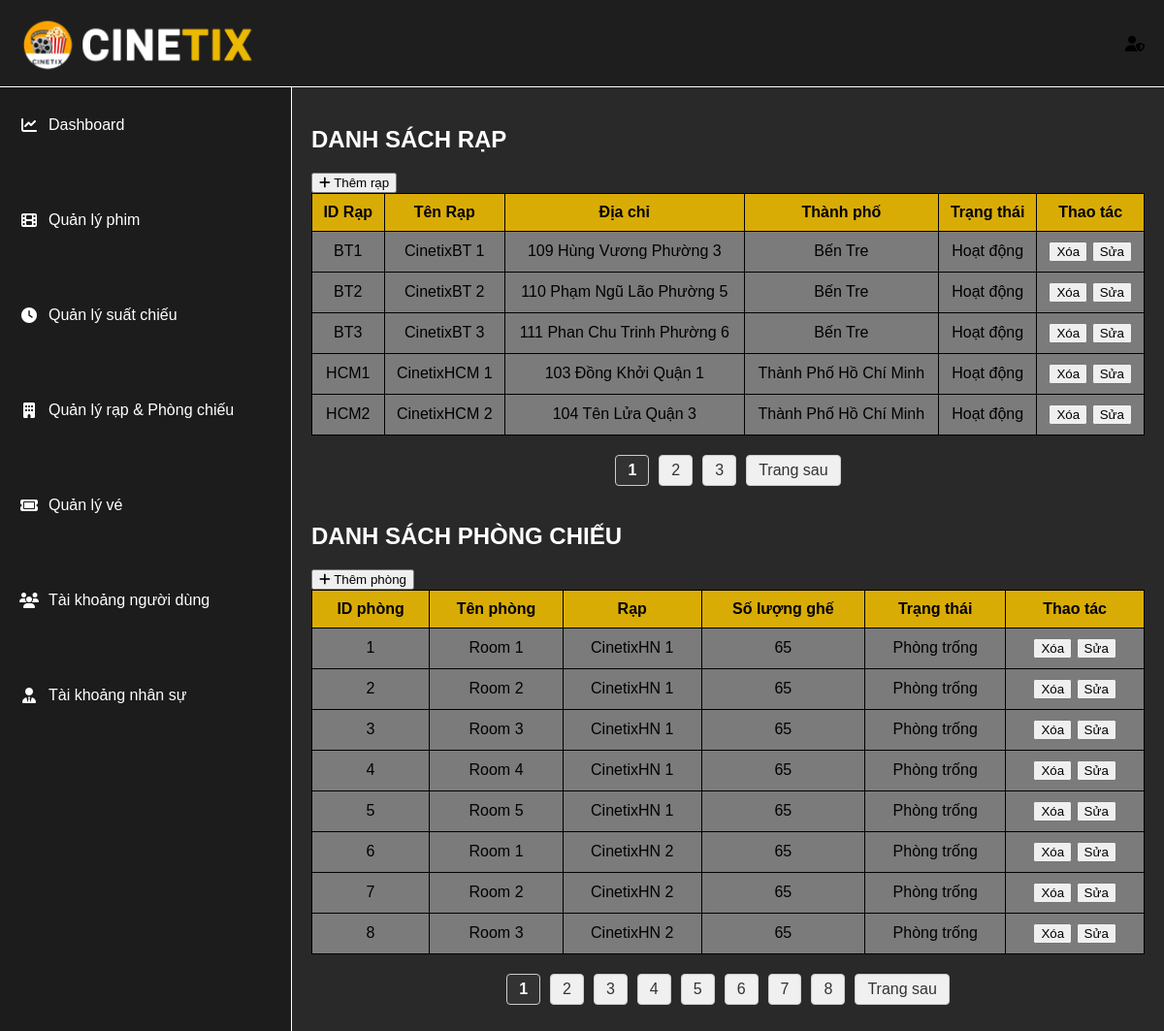
Before: /admin/quanlyrapPC.php with the older database file.
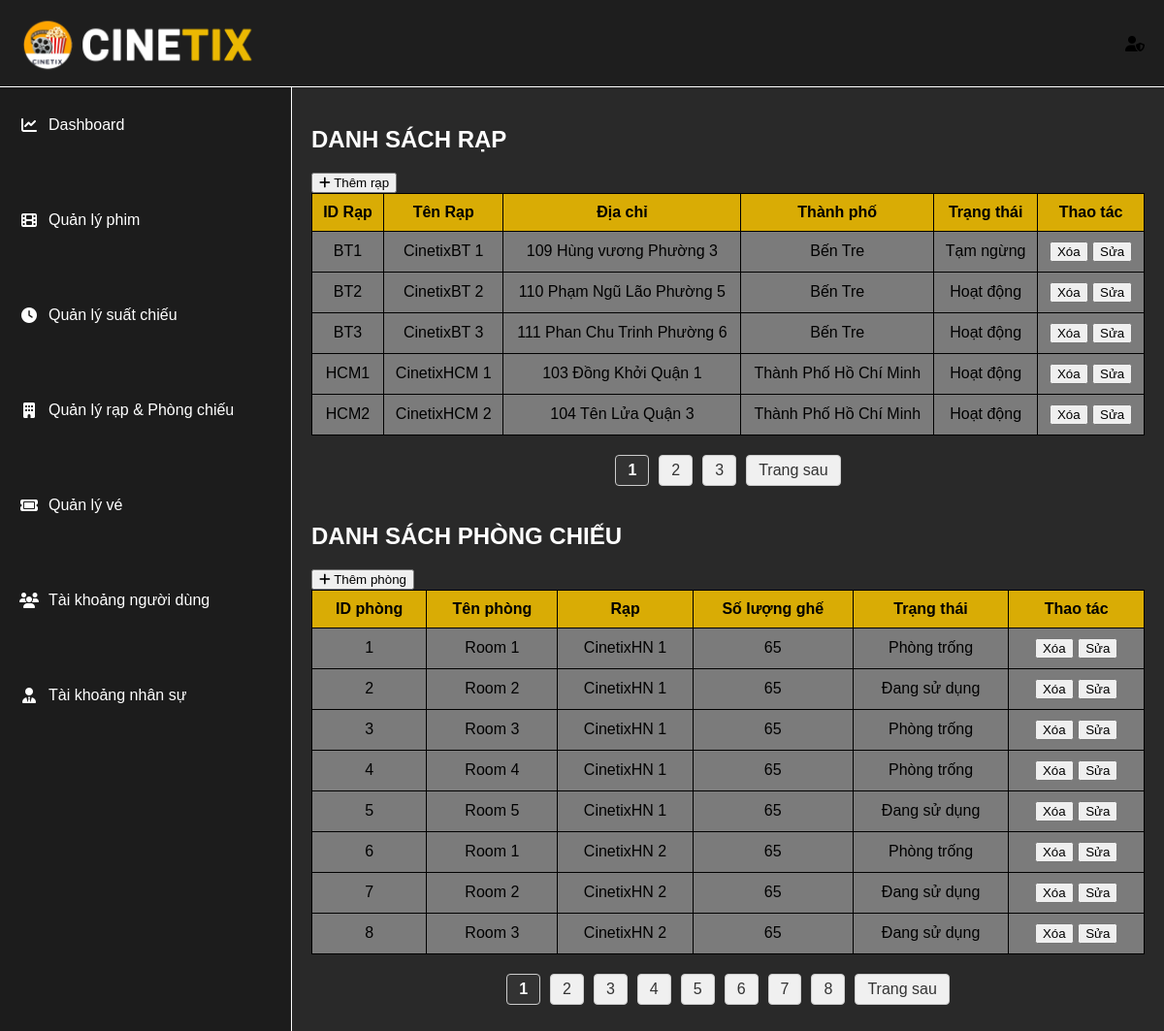
After: the same page with the newer database file.
### tables this page shows
CREATE TABLE cinemas (
    id VARCHAR (100) PRIMARY KEY,
    ci_name VARCHAR(100) NOT NULL,
    address VARCHAR(255),
    city VARCHAR(100),
    hotline VARCHAR(20),
    email_ci VARCHAR(100),
    ci_status ENUM('Hoạt động','Tạm ngừng') default 'Hoạt động'
    );

CREATE TABLE rooms (
    id  INT AUTO_INCREMENT PRIMARY KEY,
    cinema_id VARCHAR(100),
    room_number VARCHAR(50) NOT NULL,
    total_seats INT,
    room_status ENUM('Đang sử dụng','Phòng trống') default 'Phòng trống',
    FOREIGN KEY (cinema_id) REFERENCES cinemas(id)
);

### admin/quanlyrapPC.php (the view, shortened to what the changed rows need)
<?php
include('../connect.php');
?>
<!DOCTYPE html>
<html lang="vi">
<head>
  <link rel="stylesheet" href="../admin/adminCSS/admin_layout.css">
  <link rel="stylesheet" href="../admin/adminCSS/header_admin.css">
  <link rel="stylesheet" href="../admin/adminCSS/quanlyrapPC.css">
  <link rel="stylesheet" href="https://cdnjs.cloudflare.com/ajax/libs/font-awesome/6.5.0/css/all.min.css">
</head>
<body>
  <div class="admin-layout">
      <?php include('sidebar_admin.php'); ?>
    <main class="main-content">
<?php
$limit_cinemas = 5;
$pages_cinemas = isset($_GET['pages_cinemas']) ? (int)$_GET['pages_cinemas'] : 1;
$offset_cinemas = ($pages_cinemas - 1) * $limit_cinemas;
$sqlClist = "SELECT id, ci_name, address, city, ci_status FROM cinemas LIMIT $offset_cinemas, $limit_cinemas";
$ciList = mysqli_query($conn, $sqlClist);
if ($ciList && mysqli_num_rows($ciList) > 0) {
    echo '<h2>DANH SÁCH RẠP</h2>';
    echo '<table>';
    echo '<thead>
            <tr>
                <th>ID Rạp</th>
                <th>Tên Rạp</th>
                <th>Địa chỉ</th>
                <th>Thành phố</th>
                <th>Trạng thái</th>
                <th>Thao tác</th>
            </tr>
          </thead>';
    echo '<tbody>';
    while ($row = mysqli_fetch_assoc($ciList)) {
        echo "<tr>
                <td>{$row['id']}</td>
                <td>{$row['ci_name']}</td>
                <td>{$row['address']}</td>
                <td>{$row['city']}</td>
                <td>{$row['ci_status']}</td>
                <td>
                    <button class='btn-delete-cinema'>Xóa</button>
                    <button class='btn-edit-cinema'>Sửa</button>
                </td>
              </tr>";
    }
    echo '</tbody></table>';
} else {
    echo "<p>Không có rạp nào.</p>";
}
echo '<br>';
$limit_rooms = 8;
$pages_rooms = isset($_GET['pages_rooms']) ? (int)$_GET['pages_rooms'] : 1;
$offset_rooms = ($pages_rooms - 1) * $limit_rooms;
$sqlRlist = "SELECT rooms.id AS room_id, rooms.room_number, rooms.room_status, rooms.total_seats, cinemas.ci_name AS cinema_name
FROM rooms
JOIN cinemas ON rooms.cinema_id = cinemas.id
ORDER BY rooms.id ASC
LIMIT $offset_rooms, $limit_rooms";
$roomList = mysqli_query($conn, $sqlRlist);
if ($roomList && mysqli_num_rows($roomList) > 0) {
    echo '<h2>DANH SÁCH PHÒNG CHIẾU</h2>';
    echo '<table>';
    echo '<thead>
            <tr>
                <th>ID phòng</th>
                <th>Tên phòng</th>
                <th>Rạp</th>
                <th>Số lượng ghế</th>
                <th>Trạng thái</th>
                <th>Thao tác</th>
            </tr>
          </thead>';
    echo '<tbody>';
    while ($row = mysqli_fetch_assoc($roomList)) {
        echo "<tr>
                <td>{$row['room_id']}</td>
                <td>{$row['room_number']}</td>
                <td>{$row['cinema_name']}</td>
                <td>{$row['total_seats']}</td>
                <td>{$row['room_status']}</td>
                <td>
                    <button class='btn-delete-room'>Xóa</button>
                    <button class='btn-edit-room'>Sửa</button>
                </td>
              </tr>";
    }
    echo '</tbody></table>';
} else {
    echo "<p>Không có phòng chiếu nào.</p>";
}
?>
    </main>
  </div>
</body>
</html>

Changed rows visible on the page:
changed cinemas "BT1": address "109 Hùng Vương Phường 3" → "109 Hùng vương Phường 3"; ci_status "Hoạt động" → "Tạm ngừng"
changed rooms id 2: room_status "Phòng trống" → "Đang sử dụng"
changed rooms "Room 5": room_status "Phòng trống" → "Đang sử dụng"
changed rooms id 7: room_status "Phòng trống" → "Đang sử dụng"
changed rooms id 8: room_status "Phòng trống" → "Đang sử dụng"
